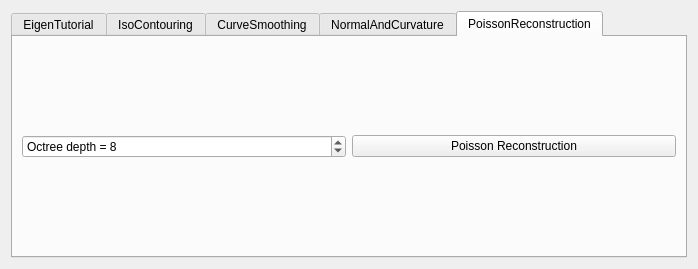
<?xml version="1.0" encoding="UTF-8"?>
<ui version="4.0">
 <class>DGPExerciseToolbarBase</class>
 <widget class="QWidget" name="DGPExerciseToolbarBase">
  <property name="geometry">
   <rect>
    <x>0</x>
    <y>0</y>
    <width>698</width>
    <height>269</height>
   </rect>
  </property>
  <property name="windowTitle">
   <string>DGP</string>
  </property>
  <layout class="QGridLayout" name="gridLayout_3">
   <item row="0" column="0">
    <widget class="QTabWidget" name="tabWidget">
     <property name="currentIndex">
      <number>4</number>
     </property>
     <widget class="QWidget" name="EigenTutorial">
      <attribute name="title">
       <string>EigenTutorial</string>
      </attribute>
      <layout class="QGridLayout" name="gridLayout">
       <item row="0" column="0">
        <widget class="QPushButton" name="solve_sls_pb">
         <property name="text">
          <string>Solve Sparse Linear System</string>
         </property>
        </widget>
       </item>
      </layout>
     </widget>
     <widget class="QWidget" name="IsoContouring">
      <attribute name="title">
       <string>IsoContouring</string>
      </attribute>
      <layout class="QGridLayout" name="gridLayout_2">
       <item row="1" column="0">
        <widget class="QPushButton" name="show_iso_pb">
         <property name="text">
          <string>Show Iso-value and Level Set</string>
         </property>
        </widget>
       </item>
       <item row="0" column="0">
        <widget class="QComboBox" name="function_cb">
         <item>
          <property name="text">
           <string>F(x,y)=sqrt(x*x + y*y) −1=0</string>
          </property>
         </item>
         <item>
          <property name="text">
           <string>F(x,y)=y*y−sin(x*x)=0</string>
          </property>
         </item>
         <item>
          <property name="text">
           <string>F(x,y)=sin(2x+2y)−cos(4x*y)+1=0</string>
          </property>
         </item>
         <item>
          <property name="text">
           <string>F(x,y)=pow((3x*x −y*y), 2)*y*y −pow((x*x +y*y), 4)=0</string>
          </property>
         </item>
        </widget>
       </item>
      </layout>
     </widget>
     <widget class="QWidget" name="CurveSmoothing">
      <attribute name="title">
       <string>CurveSmoothing</string>
      </attribute>
      <layout class="QGridLayout" name="gridLayout_4">
       <item row="0" column="0" colspan="2">
        <widget class="QGroupBox" name="groupBox">
         <property name="title">
          <string>Generate Curve</string>
         </property>
         <layout class="QGridLayout" name="gridLayout_5">
          <item row="1" column="0">
           <widget class="QSpinBox" name="num_vertices_sb">
            <property name="prefix">
             <string>curve vertex number = </string>
            </property>
            <property name="minimum">
             <number>2</number>
            </property>
            <property name="maximum">
             <number>10000</number>
            </property>
            <property name="value">
             <number>30</number>
            </property>
           </widget>
          </item>
          <item row="1" column="1">
           <widget class="QPushButton" name="gen_curve_pb">
            <property name="text">
             <string>Generate Curve</string>
            </property>
           </widget>
          </item>
         </layout>
        </widget>
       </item>
       <item row="1" column="0" colspan="2">
        <widget class="QGroupBox" name="groupBox_2">
         <property name="title">
          <string>Smooth Curve</string>
         </property>
         <layout class="QGridLayout" name="gridLayout_6">
          <item row="0" column="0">
           <widget class="QSpinBox" name="num_iter_sb">
            <property name="prefix">
             <string>iteration number = </string>
            </property>
            <property name="minimum">
             <number>1</number>
            </property>
            <property name="maximum">
             <number>1000</number>
            </property>
           </widget>
          </item>
          <item row="0" column="1">
           <widget class="QDoubleSpinBox" name="epsilon_dsb">
            <property name="prefix">
             <string>epsilon = </string>
            </property>
            <property name="decimals">
             <number>3</number>
            </property>
            <property name="minimum">
             <double>0.001000000000000</double>
            </property>
            <property name="singleStep">
             <double>0.100000000000000</double>
            </property>
            <property name="value">
             <double>0.001000000000000</double>
            </property>
           </widget>
          </item>
          <item row="1" column="0">
           <widget class="QPushButton" name="lpl_smoothing_pb">
            <property name="text">
             <string>Laplacian Smoothing</string>
            </property>
           </widget>
          </item>
          <item row="1" column="1">
           <widget class="QPushButton" name="osc_smoothing_pb">
            <property name="text">
             <string>Osculating Circle Smoothing</string>
            </property>
           </widget>
          </item>
         </layout>
        </widget>
       </item>
      </layout>
     </widget>
     <widget class="QWidget" name="NormalAndCurvature">
      <attribute name="title">
       <string>NormalAndCurvature</string>
      </attribute>
      <layout class="QGridLayout" name="gridLayout_7">
       <item row="0" column="0">
        <widget class="QGroupBox" name="groupBox_3">
         <property name="title">
          <string>Normal</string>
         </property>
         <layout class="QGridLayout" name="gridLayout_8">
          <item row="0" column="0">
           <widget class="QComboBox" name="normal_type_cb">
            <item>
             <property name="text">
              <string>Constant weights</string>
             </property>
            </item>
            <item>
             <property name="text">
              <string>Area weights</string>
             </property>
            </item>
            <item>
             <property name="text">
              <string>Angle weights</string>
             </property>
            </item>
           </widget>
          </item>
          <item row="0" column="1">
           <widget class="QPushButton" name="show_normal_pb">
            <property name="text">
             <string>Show Normal</string>
            </property>
           </widget>
          </item>
         </layout>
        </widget>
       </item>
       <item row="1" column="0">
        <widget class="QGroupBox" name="groupBox_4">
         <property name="title">
          <string>Curvature</string>
         </property>
         <layout class="QGridLayout" name="gridLayout_9">
          <item row="0" column="0">
           <widget class="QComboBox" name="curvature_type_cb">
            <item>
             <property name="text">
              <string>Uniform Laplacian</string>
             </property>
            </item>
            <item>
             <property name="text">
              <string>Laplace-Beltrami</string>
             </property>
            </item>
            <item>
             <property name="text">
              <string>Gaussian</string>
             </property>
            </item>
           </widget>
          </item>
          <item row="0" column="1">
           <widget class="QPushButton" name="show_curvature_pb">
            <property name="text">
             <string>Show Curvature</string>
            </property>
           </widget>
          </item>
         </layout>
        </widget>
       </item>
      </layout>
     </widget>
     <widget class="QWidget" name="PoissonReconstruction">
      <attribute name="title">
       <string>PoissonReconstruction</string>
      </attribute>
      <layout class="QGridLayout" name="gridLayout_10">
       <item row="0" column="0">
        <widget class="QSpinBox" name="octree_depth_sb">
         <property name="prefix">
          <string>Octree depth = </string>
         </property>
         <property name="minimum">
          <number>1</number>
         </property>
         <property name="maximum">
          <number>20</number>
         </property>
         <property name="value">
          <number>8</number>
         </property>
        </widget>
       </item>
       <item row="0" column="1">
        <widget class="QPushButton" name="poisson_reconstruction_pb">
         <property name="text">
          <string>Poisson Reconstruction</string>
         </property>
        </widget>
       </item>
      </layout>
     </widget>
    </widget>
   </item>
  </layout>
 </widget>
 <resources/>
 <connections/>
</ui>
